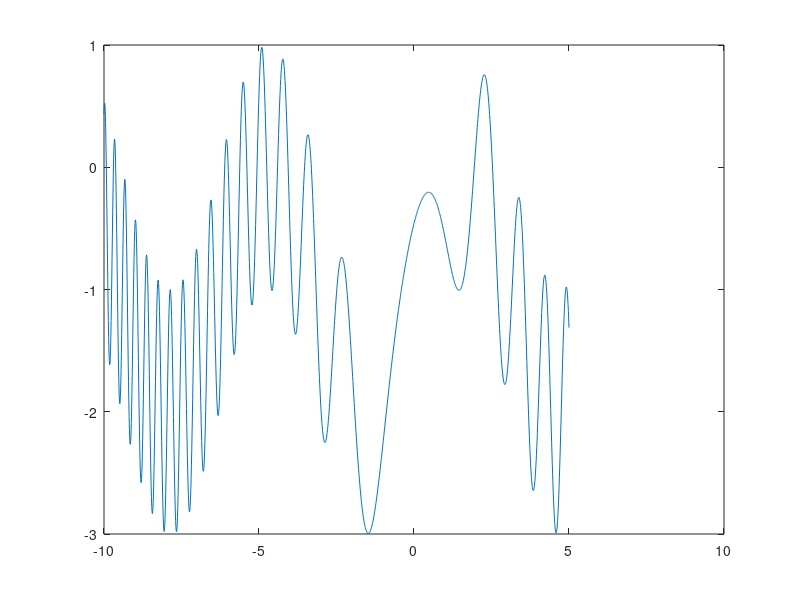

This figure's MATLAB source: (Note: this script raises an error after producing the figure.)
x = -10:0.01:5;
plot(x,sin(x) + cos(1+x.^2)-1);
##
##y = sin(x) + cos(1+x.^2)-1;
## cos(x)-2*x*sin(x^2+1)
##w = [];
##k0 = 0;
##for i=1:160
####  [k,h] = newton(@f,@df,-2,50,1e-9);
##  [k,h] = secante(@f,-i,5,100,1e-9);
##  if h && k!=k0
##    w = [w k];
##    k0 = k;
##  endif
##endfor
##w
[k,h] = biseccion(@f,2.5,3,50,1e-2)
[w,h] = newton(@f,@df,k,50,1e-10)
[w,h] = secante(@f,k,k-1e-10,100,1e-10)
